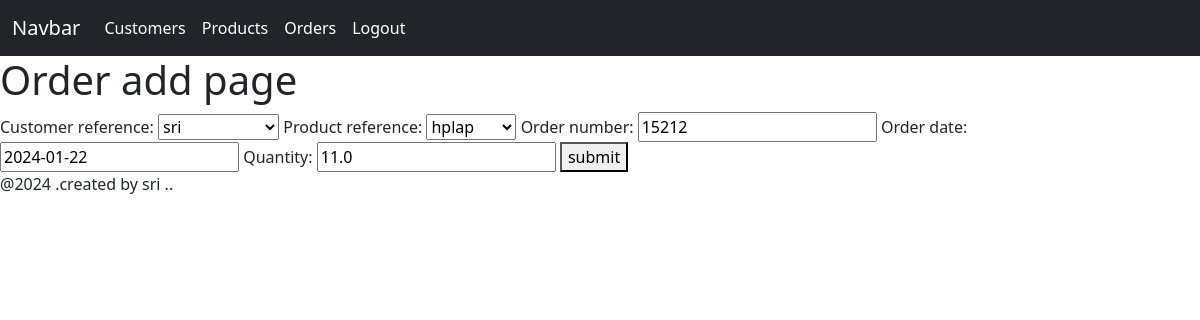
Page /order/update/order/2/ on the committed database.
### Ordermanagement/models.py (models this page shows, shortened)
class Orders(models.Model):
    Customer_reference = models.ForeignKey(Customer,on_delete=models.CASCADE,null=True)
    product_reference = models.ForeignKey(Mytable,on_delete=models.SET_NULL,null=True)
    order_number = models.CharField(max_length=20,null=True)
    order_date = models.DateField(null=True)
    quantity = models.FloatField(default=0)
    amount = models.FloatField(default=0)
    gst_amount = models.FloatField(default=0)
    bill_amount = models.FloatField(default=0)

### Ordermanagement/views.py (the view, shortened to what this page needs)
# urls.py: path('update/order/<int:id>/',OrderUpdate ,name='order_update'),
def OrderUpdate(request,id):
    order = Orders.objects.get(id=id)
    context = {
        'order_form': Orders_Form(instance=order)
    }
    return render(request, 'orders_add.html', context)

### Ordermanagement/form.py
class Orders_Form(ModelForm):
    class Meta:
        model = Orders
        fields = ['Customer_reference','product_reference','order_number','order_date','quantity']

### New_App/models.py (called while the page is built)
    def __str__(self) -> str:
        return self.product_name

### Ordermanagement/models.py (called while the page is built)
    def __str__(self) -> str:
        return self.customer_name

### Frontend/templates/orders_add.html (shortened to what this page needs)
{% extends 'base.html' %}
{% block content %}
<h1>Order add page</h1>
<form action="" method="POST">
    {{order_form}}
    <button type="submit">submit</button>
</form>
{% endblock %}

### rows in the picture
Orders: Customer_reference "sri", product_reference "hplap", order_number "15212", order_date "2024-01-22", quantity "11.0"
